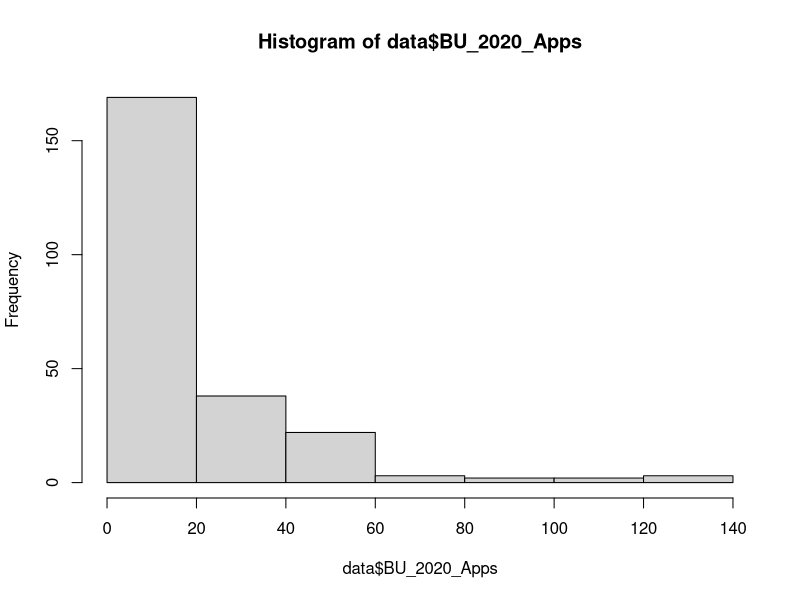
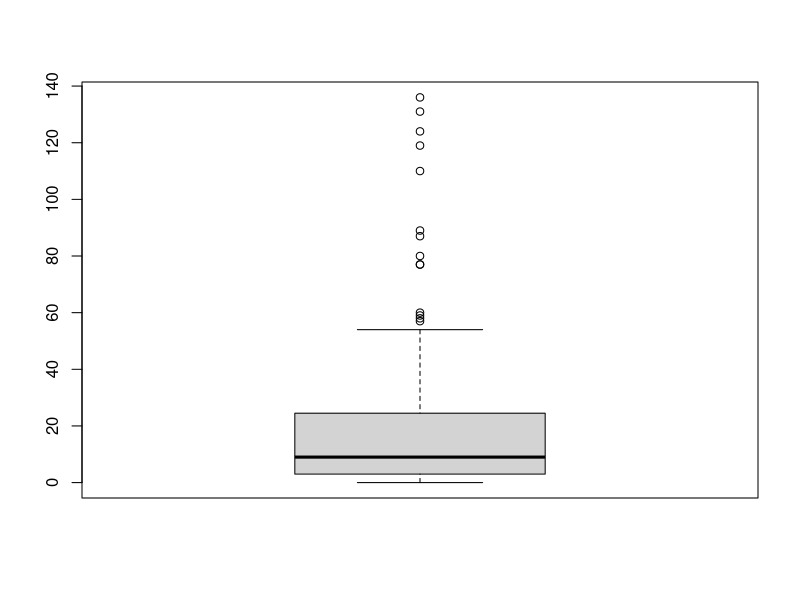
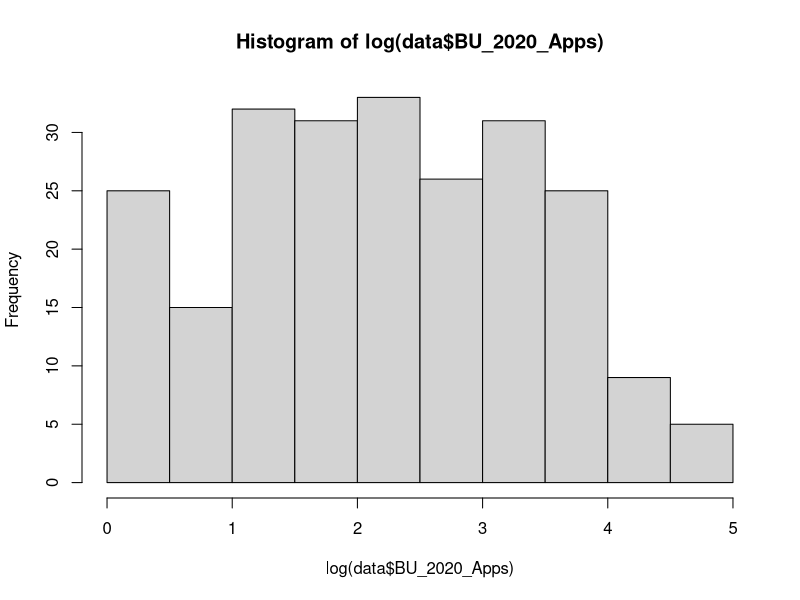
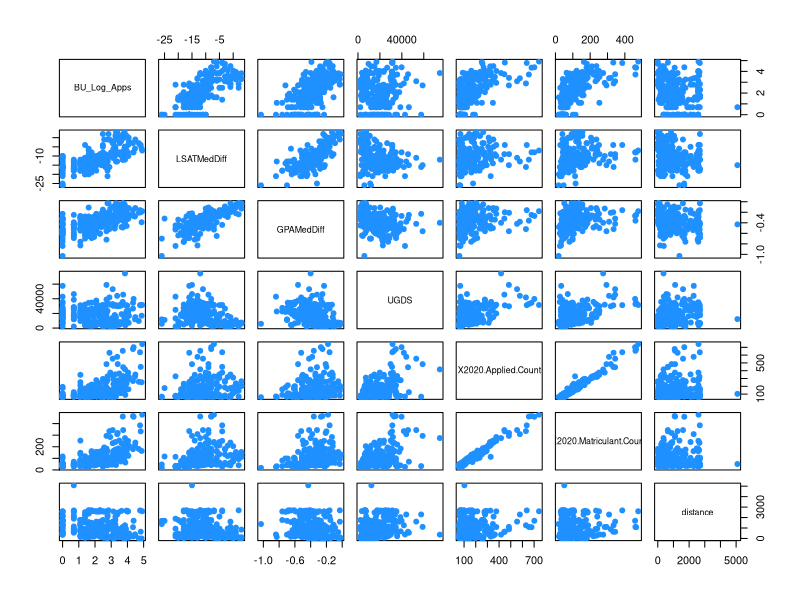
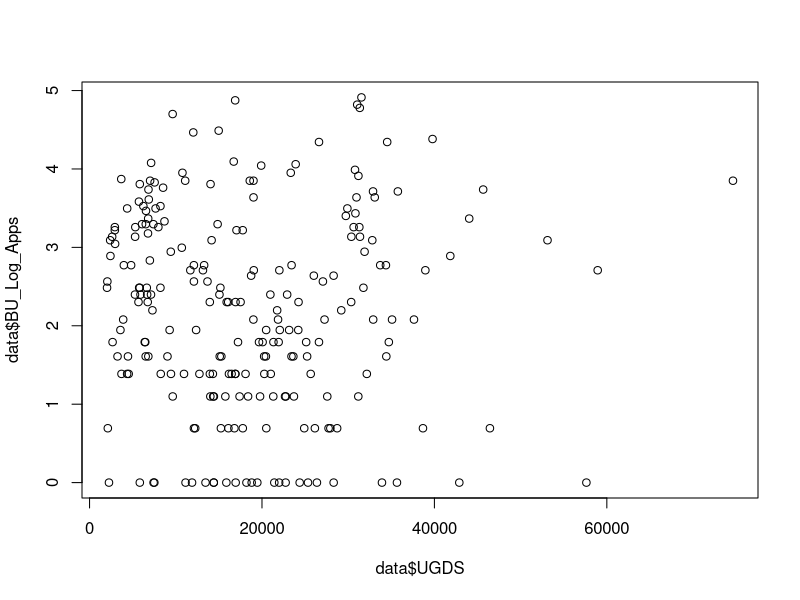
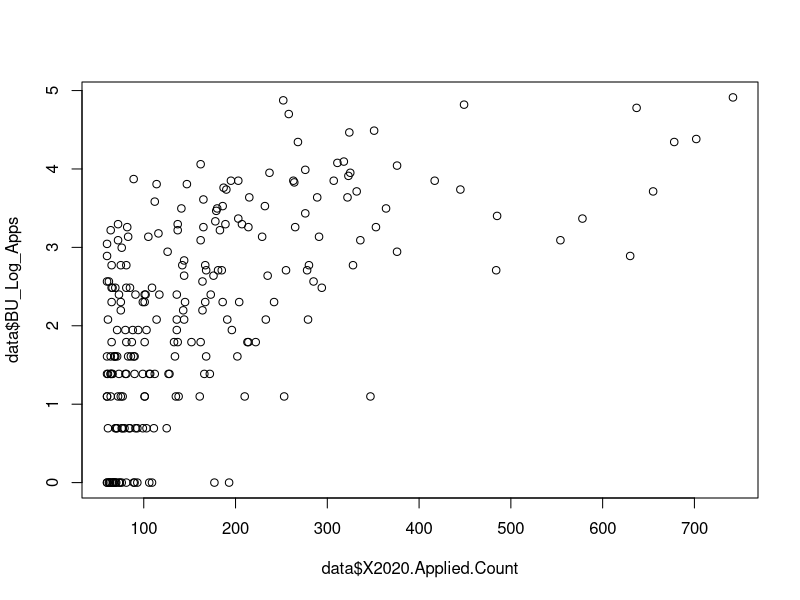
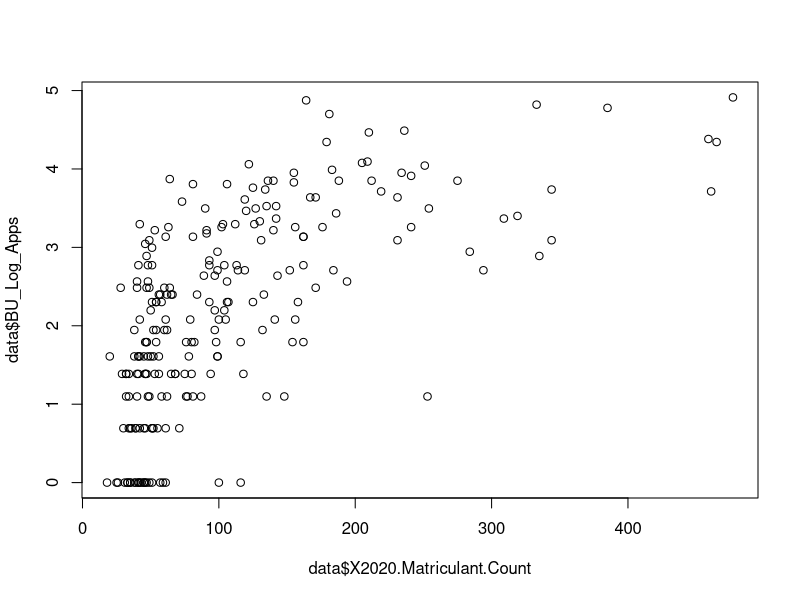
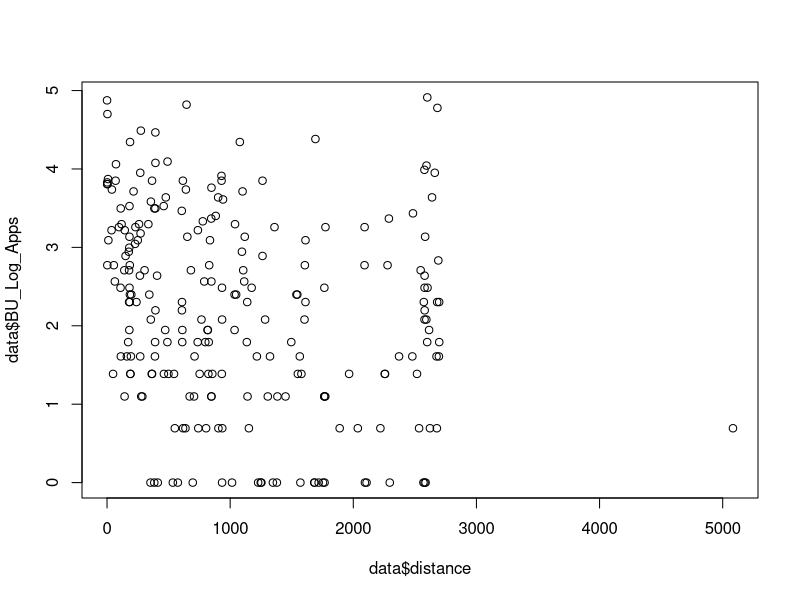

These charts were generated, in order, by the following R code:
#setwd("C:/Users/Peter's Laptop/Documents/CS555F21DataAnalysisR")
install.packages("geosphere")
library(geosphere)

#Read CSV files 
data = read.csv("240_Feeder_data.csv", header = TRUE)

#Calculate distance from Unis to BU
lon = as.vector(data$Longitude)
lat = as.vector(data$Latitude)
BULon = as.vector(rep(-71.10640804519835, times=239))
BULat = as.vector(rep(42.350252194515846, times=239))
distance = distHaversine(cbind(lon, lat), cbind(BULon, BULat))
#Converting meters to miles and saving to the dataframe
data$distance = round((distance*0.000621371), 2)

#Distribution of response variable
hist(data$BU_2020_Apps)
boxplot(data$BU_2020_Apps)

#Distribution of response variable after ln transformation
hist(log(data$BU_2020_Apps))
data$BU_Log_Apps = log(data$BU_2020_Apps)
#Removing negative inf values
data = data[data$BU_Log_Apps>=0,]

#Scatterplot matrix
data = data[,c(4,7,8,9,16,10,11,12,13,14,15)]
pairs(data[,5:11], pch = 19, col = "dodgerblue")

#Correlation coefficients
cor(data$LSATMedDiff, data$BU_Log_Apps)
cor(data$GPAMedDiff, data$BU_Log_Apps)
cor(data$UGDS, data$BU_Log_Apps)
cor(data$X2020.Applied.Count, data$BU_Log_Apps)
cor(data$X2020.Matriculant.Count, data$BU_Log_Apps)
cor(data$distance, data$BU_Log_Apps)

#Visualizing relationship between various predictors and the response variable
plot(data$UGDS, data$BU_Log_Apps)
plot(data$X2020.Applied.Count, data$BU_Log_Apps)
plot(data$X2020.Matriculant.Count, data$BU_Log_Apps)
plot(data$distance, data$BU_Log_Apps)
plot(data$LSATMedDiff, data$BU_Log_Apps)
plot(data$GPAMedDiff, data$BU_Log_Apps)

hist(data$distance)


#Backward Elimination Multiple Linear Regression
#Iteration 1
model = lm(data$BU_Log_Apps ~ data$UGDS + data$X2020.Applied.Count + data$X2020.Matriculant.Count 
           + data$LSATMedDiff + data$GPAMedDiff)
summary(model)
#Iteration 2
model = lm(data$BU_Log_Apps ~ data$UGDS + data$X2020.Applied.Count + data$X2020.Matriculant.Count 
           + data$LSATMedDiff)
summary(model)
#Iteration 3
model = lm(data$BU_Log_Apps ~ data$UGDS + data$X2020.Applied.Count + data$LSATMedDiff)
summary(model)
#Iteration 4
model = lm(data$BU_Log_Apps ~ data$X2020.Applied.Count + data$LSATMedDiff)
summary(model)
anova(model)

#Plot of regression
plot(fitted(model), data$BU_Log_Apps, pch = 19, col = "dodgerblue",
     xlab = "Model Fitted Values",
     ylab = "Bu Log Transformed Apps",
     main = "Plot of Multiple Linear Regression")

hist(resid(model))

plot(fitted(model), model$residuals, pch = 19, col = "dodgerblue",
     xlab = "Model Fitted Values",
     ylab = "Model Residuals",
     main = "Residual Plot of Multiple Linear Regression")
abline(a = 0, b = 0, col = "red", lwd = 3)

#Global F test
#Null hypothesis: There is no linear association at a = 0.05
n = nrow(data)
f_test = qf(.95, df1 = 2, df2 = n - 2 - 1)
global_F = summary(model)$fstatistic[1]
global_F >= f_test
#Reject null hypothesis, there is a linear association at a = 0.05

#Pairwise t test
#Null hypothesis Beta 2020.Applied.Count = 0 
n = nrow(data)
df = n - 2 -1
t_test = qt(0.975, df = df)
model.summary = summary(model)
Beta.Applied = model.summary$coefficients[2,1]
SE.Applied = model.summary$coefficients[2,2]
t.applied = Beta.Applied/SE.Applied
t.applied >= t_test
#Reject null hypothesis, 2020 Applied count is a significan predictor at a = 0.05

#Pairwise t test
#Null hypothesis Beta LSATMedDiff = 0 
Beta.LSAT = model.summary$coefficients[3,1]
SE.LSAT = model.summary$coefficients[3,2]
t.LSAT = Beta.LSAT/SE.LSAT
t.LSAT >= t_test
#Reject null hypothesis, LSATMedDiff is a significan predictor at a = 0.05
